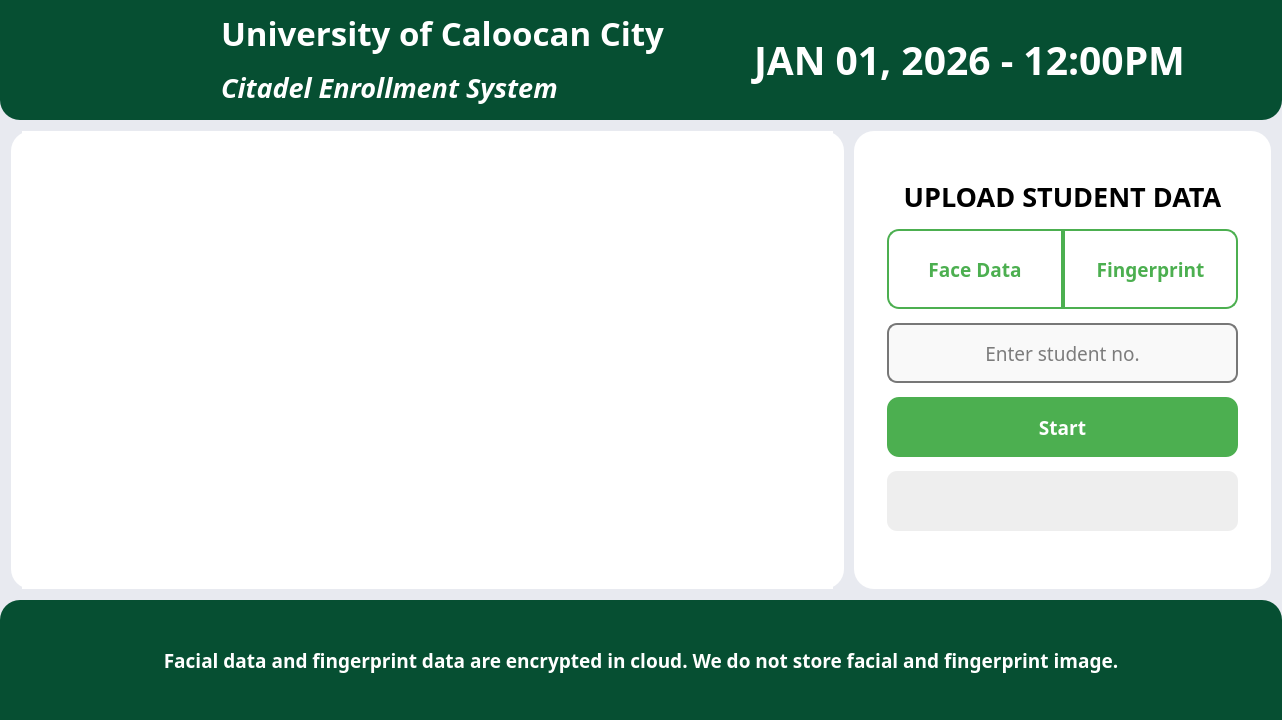
<?xml version="1.0" encoding="UTF-8"?>
<ui version="4.0">
 <class>EnrollWindow</class>
 <widget class="QMainWindow" name="EnrollWindow">
  <property name="geometry">
   <rect>
    <x>0</x>
    <y>0</y>
    <width>1282</width>
    <height>720</height>
   </rect>
  </property>
  <property name="minimumSize">
   <size>
    <width>0</width>
    <height>0</height>
   </size>
  </property>
  <property name="windowTitle">
   <string>Enroll</string>
  </property>
  <property name="windowIcon">
   <iconset>
    <normaloff>:/icons/assets/UCC_Logo.png</normaloff>:/icons/assets/UCC_Logo.png</iconset>
  </property>
  <property name="styleSheet">
   <string notr="true">* {
    font-family: 'Poppins-Regular', sans-serif;
}

QMainWindow {
    background-color: #E8EAF0;
}

QWidget#centralWidget {
    background-color: #E8EAF0;
}

QWidget#titleWidget {
    background-color: #064f32;
	border-bottom-left-radius: 20px;
    border-bottom-right-radius: 20px;
}

QWidget#bodyWidget {
    background-color: #E8EAF0;
}

QWidget#detailsWidget {
    background-color: #FFFFFF;
    border-radius: 20px;
}

QWidget#cameraWidget {
    background-color: #fff;
	border-radius: 20px
}

QWidget#footerWidget {
    background-color: #064f32;
	border-top-left-radius: 20px;
    border-top-right-radius: 20px;
}

QLabel#schoolNameLabel {
    color: #fff;
    font-weight: bold;
    qproperty-alignment: AlignBottom;
}

QLabel#schoolSubLabel {
    color: #fff;
}

QLabel#dateTimeLabel {
    color: #fff;
    font-weight: 900;
}

QLabel#footerLabel {
    color: #fff;
    width: 100%;
}

QLabel#cameraFeed {
    background-color: #fff;
}

QPushButton#btnFace,
QPushButton#btnFinger {
    border: 2px solid #4CAF50;
    background-color: #ffffff;
    color: #4CAF50;
    padding: 8px 18px;
    font-weight: bold;
    qproperty-iconSize: 20px;
}

QPushButton#btnFace {
    border-top-left-radius: 12px;
    border-bottom-left-radius: 12px;
    border-top-right-radius: 0;
    border-bottom-right-radius: 0;
}

QPushButton#btnFinger {
    border-top-left-radius: 0;
    border-bottom-left-radius: 0;
    border-top-right-radius: 12px;
    border-bottom-right-radius: 12px;
}

QPushButton#btnFace:hover,
QPushButton#btnFinger:hover {
    background-color: #E6F5E8;
}

QPushButton#btnFace:pressed,
QPushButton#btnFinger:pressed {
    background-color: #D3EDD7;
}

QPushButton#btnFace:checked,
QPushButton#btnFinger:checked {
    background-color: #4CAF50;
    color: #ffffff;
}

QPushButton#btnFace:checked:hover,
QPushButton#btnFinger:checked:hover {
    background-color: #43A047;
}

QPushButton#btnSubmit {
    border-radius: 12px;
    border: none;
    background-color: #4CAF50;
    color: white;
    padding: 10px 20px;
    font-weight: bold;
    qproperty-iconSize: 20px;
}

QPushButton#btnSubmit:hover {
    background-color: #43A047; 
}

QPushButton#btnSubmit:pressed {
    background-color: #3C8F3F;
}

QLineEdit#txtStudentNo {
    border: 2px solid #777;
    border-radius: 10px;
    padding: 4px 8px;
    background-color: #f9f9f9;
}

QLabel#lblStatus {
    border-radius: 10px;
    background-color: #eee;
    color: #333;
    font-weight: bold;
}</string>
  </property>
  <widget class="QWidget" name="centralwidget">
   <layout class="QGridLayout" name="centralWidget">
    <property name="leftMargin">
     <number>0</number>
    </property>
    <property name="topMargin">
     <number>0</number>
    </property>
    <property name="rightMargin">
     <number>0</number>
    </property>
    <property name="bottomMargin">
     <number>0</number>
    </property>
    <property name="spacing">
     <number>0</number>
    </property>
    <item row="0" column="0">
     <layout class="QGridLayout" name="enrollLayout">
      <property name="spacing">
       <number>0</number>
      </property>
      <item row="2" column="0">
       <widget class="QWidget" name="footerWidget" native="true">
        <property name="minimumSize">
         <size>
          <width>1280</width>
          <height>120</height>
         </size>
        </property>
        <property name="maximumSize">
         <size>
          <width>16777215</width>
          <height>120</height>
         </size>
        </property>
        <layout class="QHBoxLayout" name="footerLayout">
         <property name="spacing">
          <number>0</number>
         </property>
         <property name="leftMargin">
          <number>0</number>
         </property>
         <property name="topMargin">
          <number>0</number>
         </property>
         <property name="rightMargin">
          <number>0</number>
         </property>
         <property name="bottomMargin">
          <number>0</number>
         </property>
         <item>
          <widget class="QLabel" name="footerLabel">
           <property name="font">
            <font>
             <family>Poppins-Regular</family>
             <pointsize>14</pointsize>
             <bold>true</bold>
            </font>
           </property>
           <property name="text">
            <string>Facial data and fingerprint data are encrypted in cloud. We do not store facial and fingerprint image.</string>
           </property>
           <property name="alignment">
            <set>Qt::AlignmentFlag::AlignCenter</set>
           </property>
          </widget>
         </item>
        </layout>
       </widget>
      </item>
      <item row="1" column="0">
       <widget class="QWidget" name="bodyWidget" native="true">
        <property name="minimumSize">
         <size>
          <width>0</width>
          <height>0</height>
         </size>
        </property>
        <layout class="QHBoxLayout" name="bodyLayout">
         <property name="spacing">
          <number>10</number>
         </property>
         <property name="leftMargin">
          <number>11</number>
         </property>
         <property name="topMargin">
          <number>11</number>
         </property>
         <property name="rightMargin">
          <number>11</number>
         </property>
         <property name="bottomMargin">
          <number>11</number>
         </property>
         <item>
          <widget class="QWidget" name="cameraWidget" native="true">
           <property name="sizePolicy">
            <sizepolicy hsizetype="Preferred" vsizetype="Preferred">
             <horstretch>6</horstretch>
             <verstretch>0</verstretch>
            </sizepolicy>
           </property>
           <layout class="QHBoxLayout" name="cameraLayout">
            <property name="spacing">
             <number>0</number>
            </property>
            <property name="leftMargin">
             <number>11</number>
            </property>
            <property name="topMargin">
             <number>0</number>
            </property>
            <property name="rightMargin">
             <number>11</number>
            </property>
            <property name="bottomMargin">
             <number>0</number>
            </property>
            <item>
             <widget class="QLabel" name="cameraFeed">
              <property name="enabled">
               <bool>true</bool>
              </property>
              <property name="sizePolicy">
               <sizepolicy hsizetype="MinimumExpanding" vsizetype="MinimumExpanding">
                <horstretch>0</horstretch>
                <verstretch>0</verstretch>
               </sizepolicy>
              </property>
              <property name="minimumSize">
               <size>
                <width>0</width>
                <height>0</height>
               </size>
              </property>
              <property name="maximumSize">
               <size>
                <width>16662777</width>
                <height>16662777</height>
               </size>
              </property>
              <property name="frameShape">
               <enum>QFrame::Shape::NoFrame</enum>
              </property>
              <property name="text">
               <string/>
              </property>
              <property name="scaledContents">
               <bool>false</bool>
              </property>
              <property name="alignment">
               <set>Qt::AlignmentFlag::AlignCenter</set>
              </property>
             </widget>
            </item>
           </layout>
          </widget>
         </item>
         <item>
          <widget class="QWidget" name="detailsWidget" native="true">
           <property name="sizePolicy">
            <sizepolicy hsizetype="Preferred" vsizetype="Preferred">
             <horstretch>3</horstretch>
             <verstretch>0</verstretch>
            </sizepolicy>
           </property>
           <property name="minimumSize">
            <size>
             <width>0</width>
             <height>0</height>
            </size>
           </property>
           <property name="maximumSize">
            <size>
             <width>16777215</width>
             <height>16777215</height>
            </size>
           </property>
           <layout class="QVBoxLayout" name="detailsLayout">
            <property name="spacing">
             <number>0</number>
            </property>
            <property name="leftMargin">
             <number>33</number>
            </property>
            <property name="topMargin">
             <number>33</number>
            </property>
            <property name="rightMargin">
             <number>33</number>
            </property>
            <property name="bottomMargin">
             <number>44</number>
            </property>
            <item>
             <widget class="QLabel" name="addStudentLabel">
              <property name="sizePolicy">
               <sizepolicy hsizetype="Preferred" vsizetype="Fixed">
                <horstretch>0</horstretch>
                <verstretch>0</verstretch>
               </sizepolicy>
              </property>
              <property name="font">
               <font>
                <family>Poppins-Regular</family>
                <pointsize>20</pointsize>
                <bold>true</bold>
               </font>
              </property>
              <property name="text">
               <string>UPLOAD STUDENT DATA</string>
              </property>
              <property name="alignment">
               <set>Qt::AlignmentFlag::AlignCenter</set>
              </property>
              <property name="wordWrap">
               <bool>true</bool>
              </property>
             </widget>
            </item>
            <item>
             <widget class="QWidget" name="buttonWidget" native="true">
              <property name="sizePolicy">
               <sizepolicy hsizetype="Preferred" vsizetype="Fixed">
                <horstretch>0</horstretch>
                <verstretch>0</verstretch>
               </sizepolicy>
              </property>
              <layout class="QHBoxLayout" name="buttonLayout">
               <property name="spacing">
                <number>0</number>
               </property>
               <property name="leftMargin">
                <number>0</number>
               </property>
               <property name="topMargin">
                <number>0</number>
               </property>
               <property name="rightMargin">
                <number>0</number>
               </property>
               <property name="bottomMargin">
                <number>0</number>
               </property>
               <item>
                <widget class="QPushButton" name="btnFace">
                 <property name="minimumSize">
                  <size>
                   <width>0</width>
                   <height>80</height>
                  </size>
                 </property>
                 <property name="font">
                  <font>
                   <family>Poppins-Regular</family>
                   <pointsize>14</pointsize>
                   <bold>true</bold>
                  </font>
                 </property>
                 <property name="cursor">
                  <cursorShape>PointingHandCursor</cursorShape>
                 </property>
                 <property name="text">
                  <string>Face Data</string>
                 </property>
                </widget>
               </item>
               <item>
                <widget class="QPushButton" name="btnFinger">
                 <property name="minimumSize">
                  <size>
                   <width>0</width>
                   <height>80</height>
                  </size>
                 </property>
                 <property name="font">
                  <font>
                   <family>Poppins-Regular</family>
                   <pointsize>14</pointsize>
                   <bold>true</bold>
                  </font>
                 </property>
                 <property name="cursor">
                  <cursorShape>PointingHandCursor</cursorShape>
                 </property>
                 <property name="text">
                  <string>Fingerprint</string>
                 </property>
                </widget>
               </item>
              </layout>
             </widget>
            </item>
            <item>
             <widget class="QLineEdit" name="txtStudentNo">
              <property name="minimumSize">
               <size>
                <width>0</width>
                <height>60</height>
               </size>
              </property>
              <property name="font">
               <font>
                <family>Poppins-Regular</family>
                <pointsize>14</pointsize>
               </font>
              </property>
              <property name="maxLength">
               <number>10</number>
              </property>
              <property name="alignment">
               <set>Qt::AlignmentFlag::AlignCenter</set>
              </property>
              <property name="placeholderText">
               <string>Enter student no.</string>
              </property>
             </widget>
            </item>
            <item>
             <widget class="QPushButton" name="btnSubmit">
              <property name="minimumSize">
               <size>
                <width>0</width>
                <height>60</height>
               </size>
              </property>
              <property name="font">
               <font>
                <family>Poppins-Regular</family>
                <pointsize>14</pointsize>
                <bold>true</bold>
               </font>
              </property>
              <property name="cursor">
               <cursorShape>PointingHandCursor</cursorShape>
              </property>
              <property name="text">
               <string>Start</string>
              </property>
             </widget>
            </item>
            <item>
             <widget class="QWidget" name="statusWidget" native="true">
              <property name="sizePolicy">
               <sizepolicy hsizetype="Preferred" vsizetype="Preferred">
                <horstretch>0</horstretch>
                <verstretch>0</verstretch>
               </sizepolicy>
              </property>
              <property name="minimumSize">
               <size>
                <width>0</width>
                <height>0</height>
               </size>
              </property>
              <property name="maximumSize">
               <size>
                <width>16777215</width>
                <height>60</height>
               </size>
              </property>
              <layout class="QHBoxLayout" name="statusLayout">
               <property name="spacing">
                <number>0</number>
               </property>
               <property name="leftMargin">
                <number>0</number>
               </property>
               <property name="topMargin">
                <number>0</number>
               </property>
               <property name="rightMargin">
                <number>0</number>
               </property>
               <property name="bottomMargin">
                <number>0</number>
               </property>
               <item>
                <widget class="QLabel" name="lblStatus">
                 <property name="sizePolicy">
                  <sizepolicy hsizetype="Preferred" vsizetype="Preferred">
                   <horstretch>0</horstretch>
                   <verstretch>0</verstretch>
                  </sizepolicy>
                 </property>
                 <property name="minimumSize">
                  <size>
                   <width>0</width>
                   <height>60</height>
                  </size>
                 </property>
                 <property name="font">
                  <font>
                   <family>Poppins-Regular</family>
                   <pointsize>14</pointsize>
                   <bold>true</bold>
                  </font>
                 </property>
                 <property name="text">
                  <string/>
                 </property>
                 <property name="alignment">
                  <set>Qt::AlignmentFlag::AlignCenter</set>
                 </property>
                </widget>
               </item>
              </layout>
             </widget>
            </item>
           </layout>
          </widget>
         </item>
        </layout>
       </widget>
      </item>
      <item row="0" column="0">
       <widget class="QWidget" name="titleWidget" native="true">
        <property name="minimumSize">
         <size>
          <width>1280</width>
          <height>120</height>
         </size>
        </property>
        <property name="maximumSize">
         <size>
          <width>16777215</width>
          <height>120</height>
         </size>
        </property>
        <layout class="QHBoxLayout" name="titleLayout">
         <item>
          <widget class="QLabel" name="logoLabel">
           <property name="sizePolicy">
            <sizepolicy hsizetype="Expanding" vsizetype="Expanding">
             <horstretch>0</horstretch>
             <verstretch>0</verstretch>
            </sizepolicy>
           </property>
           <property name="minimumSize">
            <size>
             <width>100</width>
             <height>100</height>
            </size>
           </property>
           <property name="maximumSize">
            <size>
             <width>100</width>
             <height>100</height>
            </size>
           </property>
           <property name="text">
            <string/>
           </property>
           <property name="pixmap">
            <pixmap>gui/assets/UCC_Logo.ico</pixmap>
           </property>
           <property name="scaledContents">
            <bool>true</bool>
           </property>
           <property name="alignment">
            <set>Qt::AlignmentFlag::AlignCenter</set>
           </property>
          </widget>
         </item>
         <item>
          <widget class="QLabel" name="engLogoLabel">
           <property name="sizePolicy">
            <sizepolicy hsizetype="Expanding" vsizetype="Expanding">
             <horstretch>0</horstretch>
             <verstretch>0</verstretch>
            </sizepolicy>
           </property>
           <property name="minimumSize">
            <size>
             <width>100</width>
             <height>100</height>
            </size>
           </property>
           <property name="maximumSize">
            <size>
             <width>100</width>
             <height>100</height>
            </size>
           </property>
           <property name="text">
            <string/>
           </property>
           <property name="pixmap">
            <pixmap>gui/assets/logo.png</pixmap>
           </property>
           <property name="scaledContents">
            <bool>true</bool>
           </property>
           <property name="alignment">
            <set>Qt::AlignmentFlag::AlignCenter</set>
           </property>
          </widget>
         </item>
         <item>
          <widget class="QWidget" name="schoolWidget" native="true">
           <layout class="QVBoxLayout" name="schoolLayout">
            <property name="spacing">
             <number>7</number>
            </property>
            <property name="leftMargin">
             <number>0</number>
            </property>
            <property name="topMargin">
             <number>0</number>
            </property>
            <property name="rightMargin">
             <number>0</number>
            </property>
            <property name="bottomMargin">
             <number>0</number>
            </property>
            <item>
             <widget class="QLabel" name="schoolNameLabel">
              <property name="font">
               <font>
                <family>Poppins-Regular</family>
                <pointsize>25</pointsize>
                <bold>true</bold>
               </font>
              </property>
              <property name="text">
               <string>University of Caloocan City</string>
              </property>
             </widget>
            </item>
            <item>
             <widget class="QLabel" name="schoolSubLabel">
              <property name="font">
               <font>
                <family>Poppins-Regular</family>
                <pointsize>20</pointsize>
                <italic>true</italic>
                <bold>true</bold>
               </font>
              </property>
              <property name="text">
               <string>Citadel Enrollment System</string>
              </property>
             </widget>
            </item>
           </layout>
          </widget>
         </item>
         <item>
          <widget class="QLabel" name="dateTimeLabel">
           <property name="font">
            <font>
             <family>Poppins-Regular</family>
             <pointsize>29</pointsize>
             <fontweight>Black</fontweight>
            </font>
           </property>
           <property name="text">
            <string>JAN 01, 2026 - 12:00PM</string>
           </property>
           <property name="alignment">
            <set>Qt::AlignmentFlag::AlignCenter</set>
           </property>
          </widget>
         </item>
         <item>
          <widget class="QLabel" name="syncLabel">
           <property name="sizePolicy">
            <sizepolicy hsizetype="Expanding" vsizetype="Expanding">
             <horstretch>0</horstretch>
             <verstretch>0</verstretch>
            </sizepolicy>
           </property>
           <property name="minimumSize">
            <size>
             <width>50</width>
             <height>50</height>
            </size>
           </property>
           <property name="maximumSize">
            <size>
             <width>50</width>
             <height>50</height>
            </size>
           </property>
           <property name="text">
            <string/>
           </property>
          </widget>
         </item>
        </layout>
       </widget>
      </item>
     </layout>
    </item>
   </layout>
  </widget>
 </widget>
 <resources>
  <include location="gui/resource.qrc"/>
 </resources>
 <connections/>
</ui>
